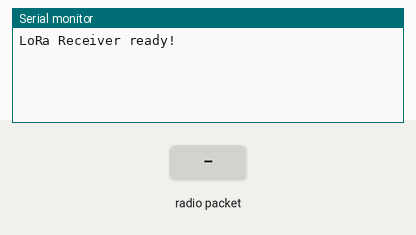
Recording of a sketch running on a simulated Arduino Uno, built with avr-gcc and run on an emulated ATmega328P. On the bench: the last lines printed to the serial monitor. The test bench sets the inputs (shaded band). No radio packets arrive unless stated.

Above: at 1.2 s.
1.3 s: radio packet "1" arrives
At 2.5 s:
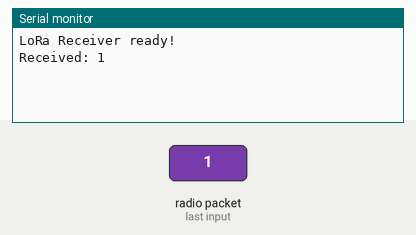
2.8 s: radio packet "0" arrives
At 3.9 s:
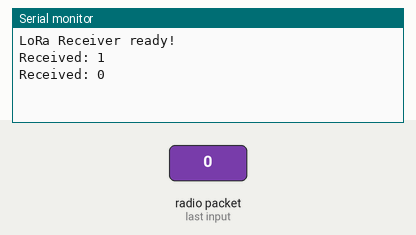
4.3 s: radio packet "2" arrives
At 5.0 s:
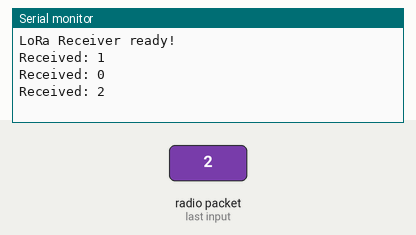

The sketch:

Reciver_lora.ino
```cpp
#include <SPI.h>
#include <LoRa.h>

// Pin configuration for LoRa
#define SS   10
#define RST  9
#define DIO0 2

void setup() {
  Serial.begin(9600);
  while (!Serial);

  LoRa.setPins(SS, RST, DIO0);
  if (!LoRa.begin(433E6)) {  // Bangladesh frequency
    Serial.println("Starting LoRa failed!");
    while (1);
  }
  Serial.println("LoRa Receiver ready!");
}

void loop() {
  int packetSize = LoRa.parsePacket();
  if (packetSize) {
    // Received packet
    String incoming = "";
    while (LoRa.available()) {
      incoming += (char)LoRa.read();
    }
    Serial.println("Received: " + incoming);
  }
}
```

Measured:
- after the input at 1.3 s, the serial monitor: prints a new line at once (image 1)
- after the input at 2.8 s, the serial monitor: prints a new line at once (image 2)
- after the input at 4.3 s, the serial monitor: prints a new line at once (image 3)
